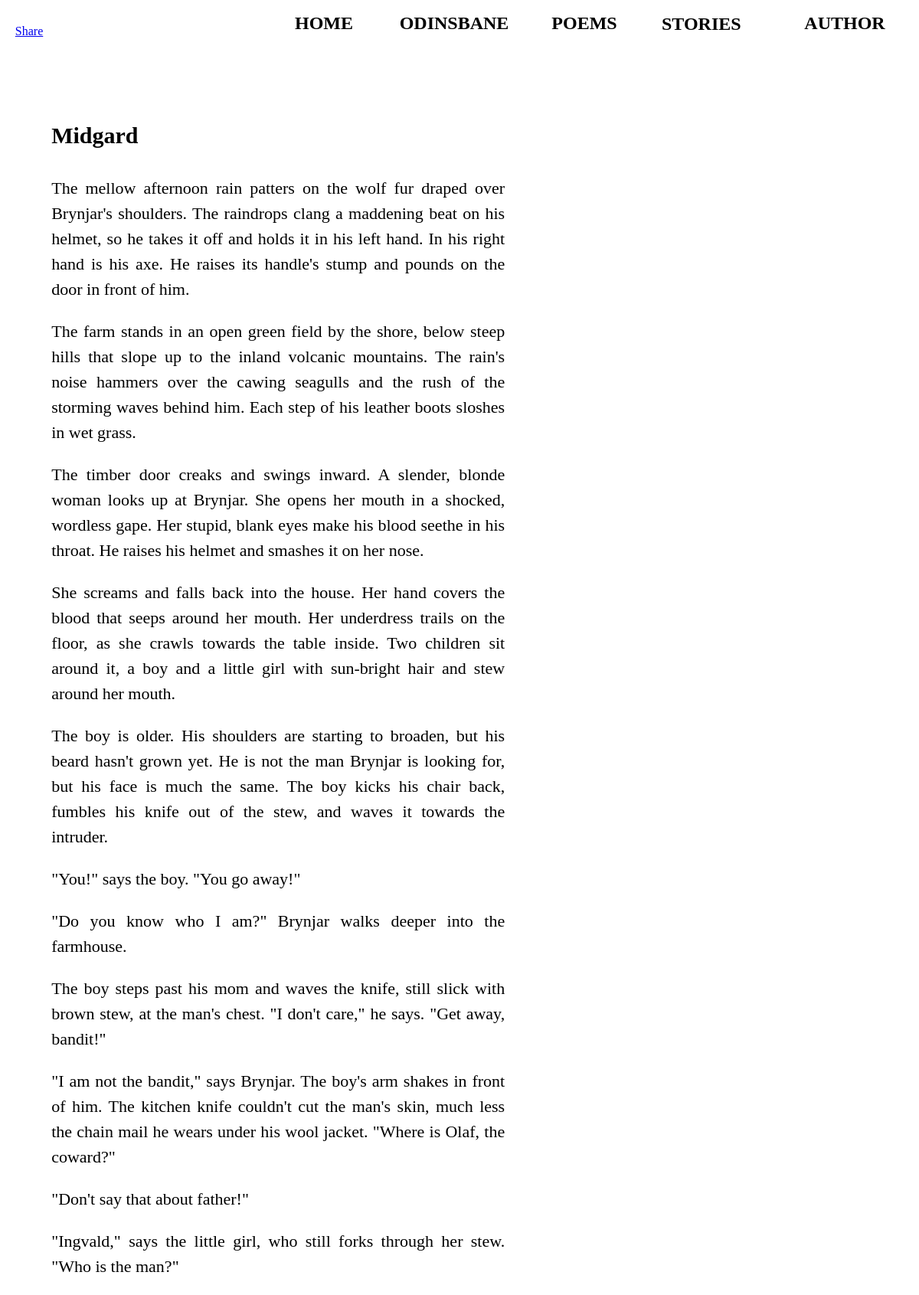
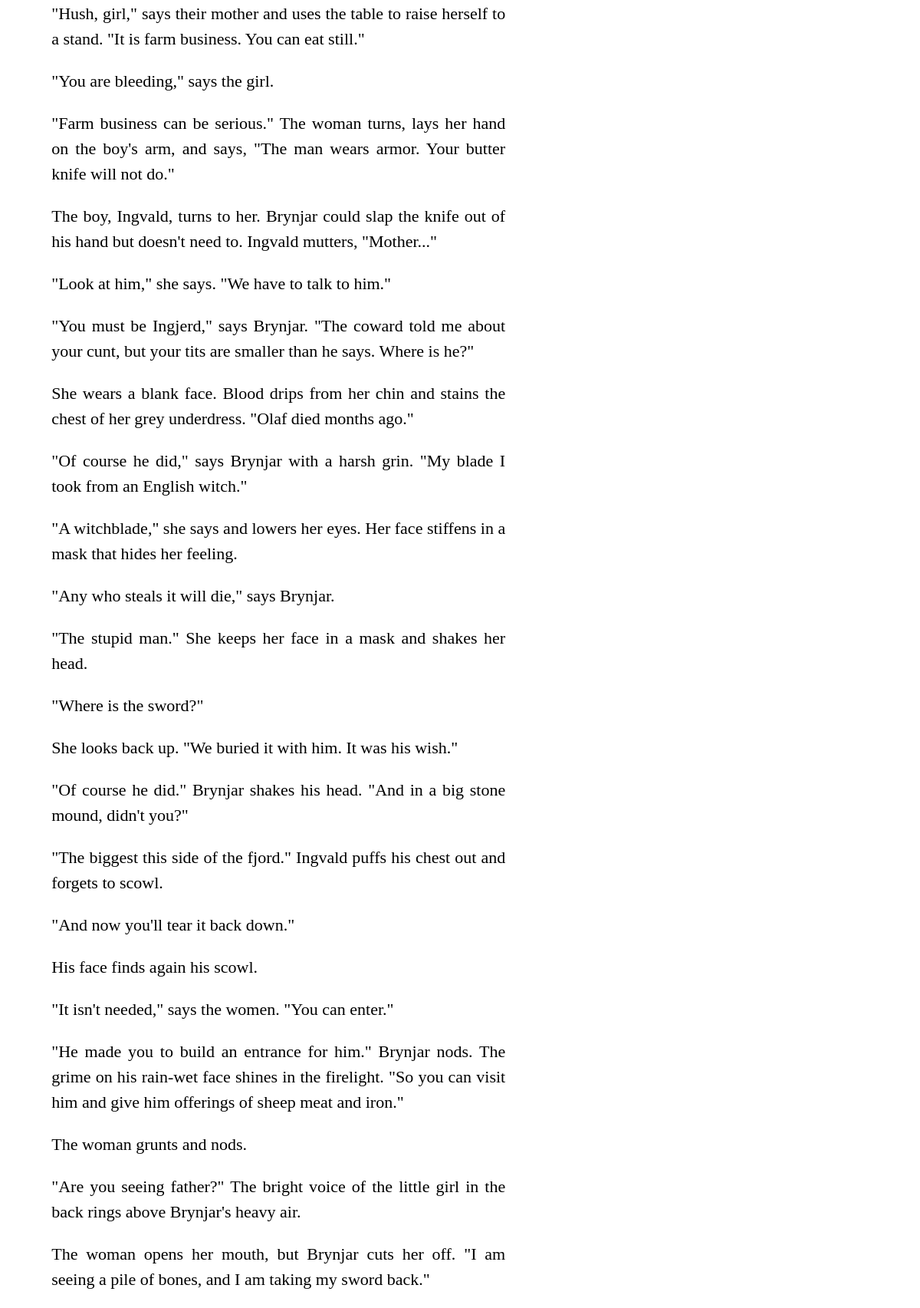
The page /story/1 (upper part) on the database its author committed (2 pictures, top to bottom).
### sigurd/models.py (models this page shows)
class Story(models.Model):
    title = models.CharField(max_length=200, null=True)
    text = models.TextField(null=True)
    theme = models.CharField(max_length=200, null=True)
    id = models.IntegerField(null=False, primary_key=True)

### sigurd/views.py (the view)
# urls.py: path('story/<int:story_id>', views.story_by_id, name='story_by_id'),
def story_by_id(request, story_id):
    story = Story.objects.get(pk=story_id)
    story_link = "https://www.sigurdvidarsson.com/story/" + str(story_id)
    story_long_link = "https://www.facebook.com/sharer/sharer.php?u=https%3A%2F%2Fwww.sigurdvidarsson.com%2Fstory%2F" \
        + str(story_id) \
        + "&amp;src=sdkpreparse"
    return render(request, 'story.html', {'story': story, 'story_link': story_link, 'story_long_link': story_long_link})

### sigurd/templates/story.html (shortened to what this page needs)
{% load static %}
<link rel="stylesheet" type="text/css" href="{% static 'story.css' %}">
<!DOCTYPE html>
<html lang="en">
<head>
</head>
<body>
<div class="buttonBox">
    <form action='/' method='GET'>
        <button type='submit'>HOME</button>
    </form>
    <form action='/odinsbane' method='GET'>
        <button type='submit'>ODINSBANE</button>
    </form>
    <form action='/poem' method='GET'>
        <button type='submit'>POEMS</button>
    </form>
    <div class="dropdown">
        <label for="dropcheck" class="dropbtn">STORIES</label>
    </div>
    <form action='/author' method='GET'>
        <button type='submit'>AUTHOR</button>
    </form>
</div>
<div class="fb-share-button" data-href="{{ story_link }}" data-layout="button_count" data-size="small">
    <a target="_blank" href="{{ story_long_link }}" class="fb-xfbml-parse-ignore">Share</a>
</div>
<div class="storyBody">
    <h3>
        {{ story.title }}
    </h3>
    {{ story.text|linebreaks }}
</div>
</body>
</html>

### sigurd/static/story.css (style rules this page uses)
label.dropbtn { border: none; width: 90px; font-family: Arial sans serif; font-size: 12px; background-color: rgba(0,0,0,0); color: rgb(0,0,0); font-weight: bold; float: right; position: relative; top: 0.6vh; left: 2vh; display:block; cursor:pointer; }
@media (min-width: 60em) { label.dropbtn { font-size: 24px; width: 170px; font-family: Arial sans serif; top: 0; } }
div.fb-share-button { position: relative; left: 1%; top: 3vh; }
div.dropdown { position: relative; display: inline-block; }
div.buttonBox { position: absolute; right: 1%; top: 2vh; font-size: 0; }
button { border: none; font-family: Arial sans serif; font-size: 12px; background-color: rgba(0,0,0,0); color: black; width: 90px; font-weight: bold; float: right; display: block; margin: -10px; }
@media (min-width: 60em) { button { font-size: 24px; width: 170px; font-family: Arial sans serif; margin: 0; } }
div.storyBody { font-size: 14px; height: auto; line-height: 1.5; position: relative; top: 12vh; text-align: justify; text-justify: inter-word; }
@media (min-width: 60em) { div.storyBody { font-size: 22px; position: relative; width: 50%; left: 5%; top: 12.5%; } }
form { display: inline-block; }
h3 { font-size: 18px; font-family: Arial sans serif; }
@media (min-width: 60em) { h3 { font-size: 30px; } }

### rows shown on the page
Story: title "Midgard", text "The mellow afternoon rain patters on the wolf fur draped over Brynjar's shoulders. The raindrops clang a maddening beat on his helmet, so he takes it off and holds it in his left hand. In his right hand is his axe. He raises its handle's stump and pounds on the door in front of him. The farm stands in an open green field by the shore, below steep hills that slope up to the inland volcanic mountains. The rain's noise hammers over the cawing seagulls and the rush of the storming waves behind him. Each step of his leather boots sloshes in wet grass. The timber door creaks and swings inward. A slender, blonde woman looks up at Brynjar. She opens her mouth in a shocked, wordless gape. Her…"
